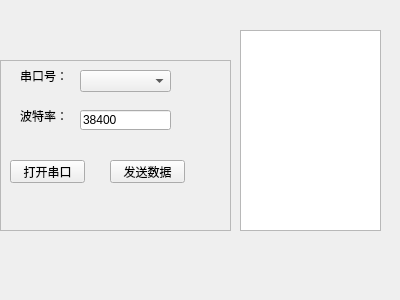
<?xml version="1.0" encoding="UTF-8"?>
<ui version="4.0">
 <class>Widget</class>
 <widget class="QWidget" name="Widget">
  <property name="geometry">
   <rect>
    <x>0</x>
    <y>0</y>
    <width>400</width>
    <height>300</height>
   </rect>
  </property>
  <property name="windowTitle">
   <string>Widget</string>
  </property>
  <widget class="QFrame" name="frame">
   <property name="geometry">
    <rect>
     <x>0</x>
     <y>60</y>
     <width>231</width>
     <height>171</height>
    </rect>
   </property>
   <property name="frameShape">
    <enum>QFrame::StyledPanel</enum>
   </property>
   <property name="frameShadow">
    <enum>QFrame::Raised</enum>
   </property>
   <widget class="QComboBox" name="comboBox">
    <property name="geometry">
     <rect>
      <x>80</x>
      <y>10</y>
      <width>91</width>
      <height>22</height>
     </rect>
    </property>
   </widget>
   <widget class="QLineEdit" name="lineEdit">
    <property name="geometry">
     <rect>
      <x>80</x>
      <y>50</y>
      <width>91</width>
      <height>20</height>
     </rect>
    </property>
    <property name="text">
     <string>38400</string>
    </property>
   </widget>
   <widget class="QPushButton" name="pushButton_cmopen">
    <property name="geometry">
     <rect>
      <x>10</x>
      <y>100</y>
      <width>75</width>
      <height>23</height>
     </rect>
    </property>
    <property name="text">
     <string>打开串口</string>
    </property>
   </widget>
   <widget class="QLabel" name="label_2">
    <property name="geometry">
     <rect>
      <x>20</x>
      <y>10</y>
      <width>54</width>
      <height>12</height>
     </rect>
    </property>
    <property name="text">
     <string>串口号：</string>
    </property>
   </widget>
   <widget class="QLabel" name="label_3">
    <property name="geometry">
     <rect>
      <x>20</x>
      <y>50</y>
      <width>54</width>
      <height>12</height>
     </rect>
    </property>
    <property name="text">
     <string>波特率：</string>
    </property>
   </widget>
   <widget class="QPushButton" name="pushButton_send">
    <property name="geometry">
     <rect>
      <x>110</x>
      <y>100</y>
      <width>75</width>
      <height>23</height>
     </rect>
    </property>
    <property name="text">
     <string>发送数据</string>
    </property>
   </widget>
  </widget>
  <widget class="QTextEdit" name="textEdit">
   <property name="geometry">
    <rect>
     <x>240</x>
     <y>30</y>
     <width>141</width>
     <height>201</height>
    </rect>
   </property>
  </widget>
 </widget>
 <layoutdefault spacing="6" margin="11"/>
 <resources/>
 <connections/>
</ui>
